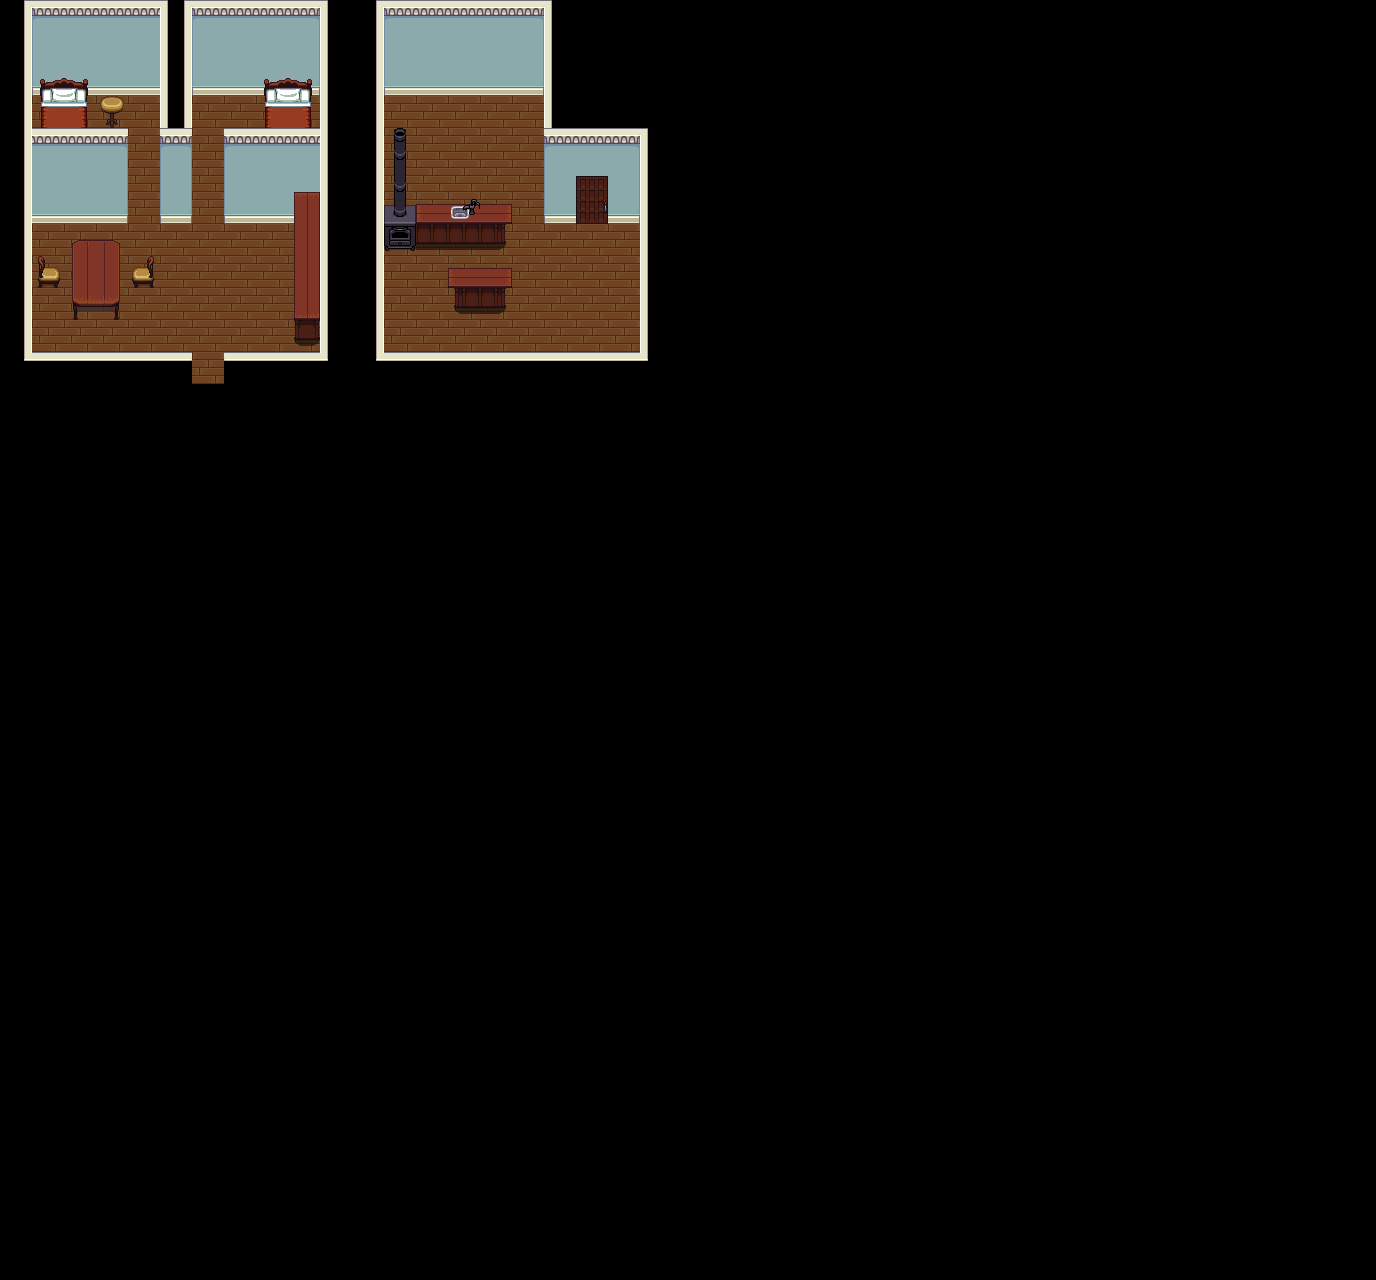

Rendered tile map (Tiled .tmx) drawn with the repository's tilesets; below, a short description and the map source with its tile grids summarised:
An orthogonal 43x40 tile map with 32x32 px tiles, 5 tile layers (floor, floor_2, furniture, furniture_foreground, ...), 1 hidden layer not drawn, 4 tilesets.

<map version="1.0" orientation="orthogonal" renderorder="right-down" width="43" height="40" tilewidth="32" tileheight="32" nextobjectid="1">
 <tileset firstgid="1" name="INSIDE" tilewidth="32" tileheight="32" tilecount="100" columns="10">
  <image source="../image/inside.png" width="320" height="320" />
 </tileset>
 <tileset firstgid="101" name="VICTORIA" tilewidth="32" tileheight="32" tilecount="55" columns="11">
  <image source="../image/victoria.png" width="352" height="160" />
 </tileset>
 <tileset firstgid="156" name="KITCHEN" tilewidth="32" tileheight="32" tilecount="8" columns="2">
  <image source="../image/kitchen.png" width="64" height="128" />
 </tileset>
 <tileset firstgid="164" name="CABINETS" tilewidth="32" tileheight="32" tilecount="84" columns="6">
  <image source="../image/cabinets.png" width="192" height="448" />
 </tileset>
 <layer name="floor" width="43" height="40">
  <data>[1720 cells, 240 non-empty, 22 distinct tile ids]</data>
 </layer>
 <layer name="floor_2" width="43" height="40">
  <data>[1720 cells, 10 non-empty, 5 distinct tile ids]</data>
 </layer>
 <layer name="furniture" width="43" height="40">
  <data>[1720 cells, 32 non-empty, 23 distinct tile ids]</data>
 </layer>
 <layer name="furniture_foreground" width="43" height="40">
  <data>[1720 cells, 22 non-empty, 14 distinct tile ids]</data>
 </layer>
 <layer name="furniture_foreground_2" width="43" height="40">
  <data>[1720 cells, 1 non-empty, 1 distinct tile ids]</data>
 </layer>
 <layer name="collisions" width="43" height="40" visible="0">
  <data>[1720 cells, 77 non-empty, 1 distinct tile ids]</data>
 </layer>
</map>